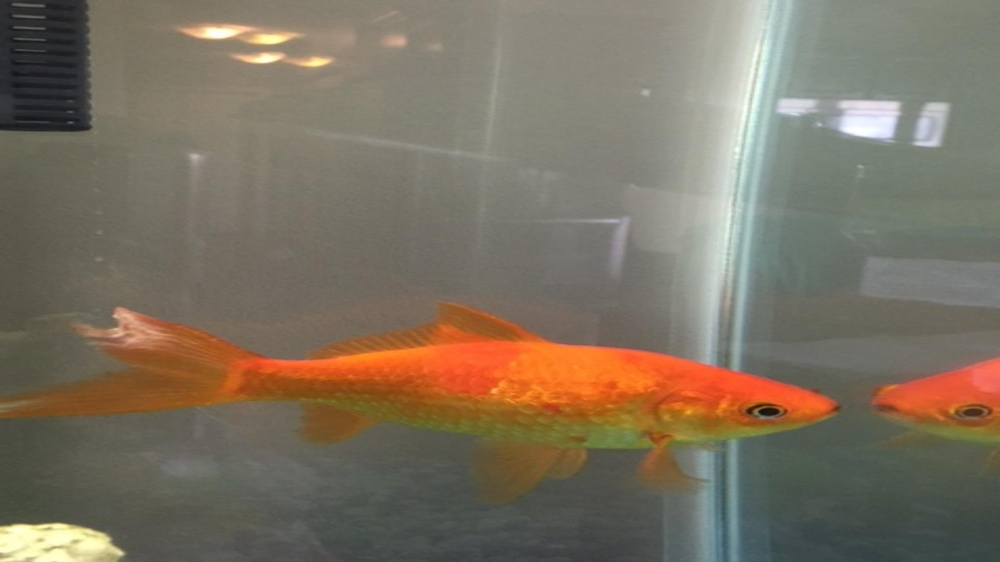
#> input picture preprocessing/yolo_tracking/yolov8/test/images/Image_112fin.JPG, 1000 x 562 px, shrunk from 1920 x 1080 before the run
$ python -i process_images.py   (imports and definitions only)
#> lines starting #> are read from the running program, lines starting #| are printed output that depends on the picture
#> further down, picture is the input picture: shape (562, 1000, 3); mean B, G, R 97, 113.3, 124
import cv2
import os
import argparse
import numpy as np

def sharpen_image(img, sigma=0.25, strength=0.25):
    blurred = cv2.GaussianBlur(img, (0, 0), sigma)
    sharpened = cv2.addWeighted(img, 1.0 + strength, blurred, -strength, 0)
    return sharpened

def apply_clahe(img):
    img_yuv = cv2.cvtColor(img, cv2.COLOR_BGR2YUV)
#> img_yuv: shape (562, 1000, 3); mean of channels 0, 1, 2 114.6, 119.4, 136.3
    clahe = cv2.createCLAHE(clipLimit=2.0, tileGridSize=(8,8))
    img_yuv[:,:,0] = clahe.apply(img_yuv[:,:,0])
#> img_yuv: shape (562, 1000, 3); mean of channels 0, 1, 2 110.9, 119.4, 136.3
    img_output = cv2.cvtColor(img_yuv, cv2.COLOR_YUV2BGR)
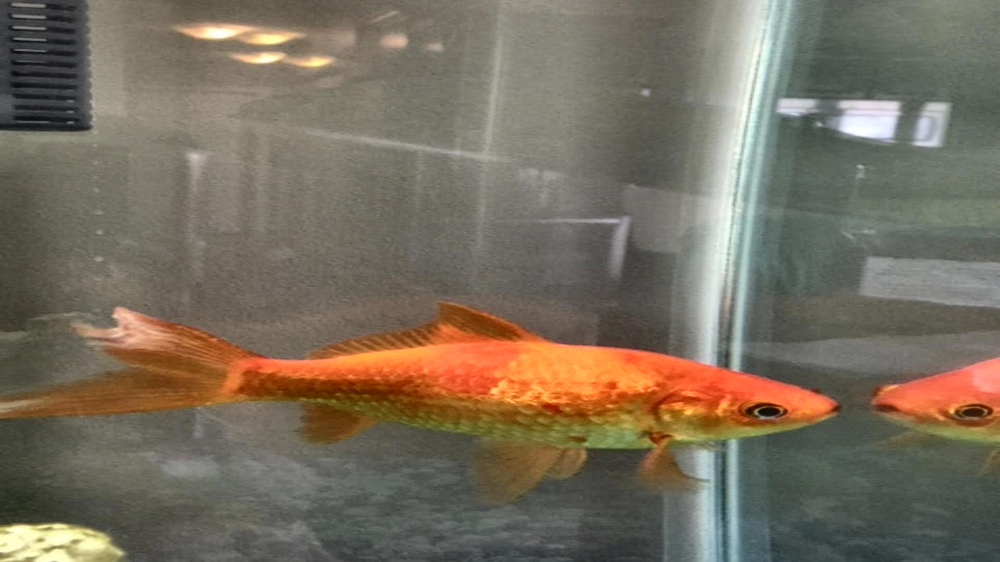
#> img_output: shape (562, 1000, 3); mean B, G, R 93.6, 109.5, 119.6
    return img_output

def process_image(image_path, output_dir, filters):
    try:
        img = cv2.imread(image_path)
        if img is None:
            print(f"Failed to load image at path: {image_path}")
            return
        for name, function in filters.items():
            if function is not None:
                img = function(img)
        os.makedirs(output_dir, exist_ok=True)
        filename = os.path.basename(image_path)
        output_path = os.path.join(output_dir, filename)
        print(f"Saving image to path: {output_path}")
        cv2.imwrite(output_path, img, [cv2.IMWRITE_PNG_COMPRESSION, 0])  # Save in PNG format with no compression
    except Exception as e:
        print(f"An error occurred while processing image at path: {image_path}. Error: {str(e)}")

def process_directory(input_path, output_path, filters):
    for filename in os.listdir(input_path):
        if filename.endswith(('.png', '.jpg', '.jpeg', '.bmp', '.gif')):
            file_path = os.path.join(input_path, filename)
            process_image(file_path, output_path, filters)

# [12 lines not run here, left out]

>>> import cv2
>>> picture = cv2.imread('../yolo_tracking/yolov8/test/images/Image_112fin.JPG')
>>> result = apply_clahe(picture)

$ run again, on preprocessing/yolo_tracking/yolov8/test/images/Image_13ich.JPG
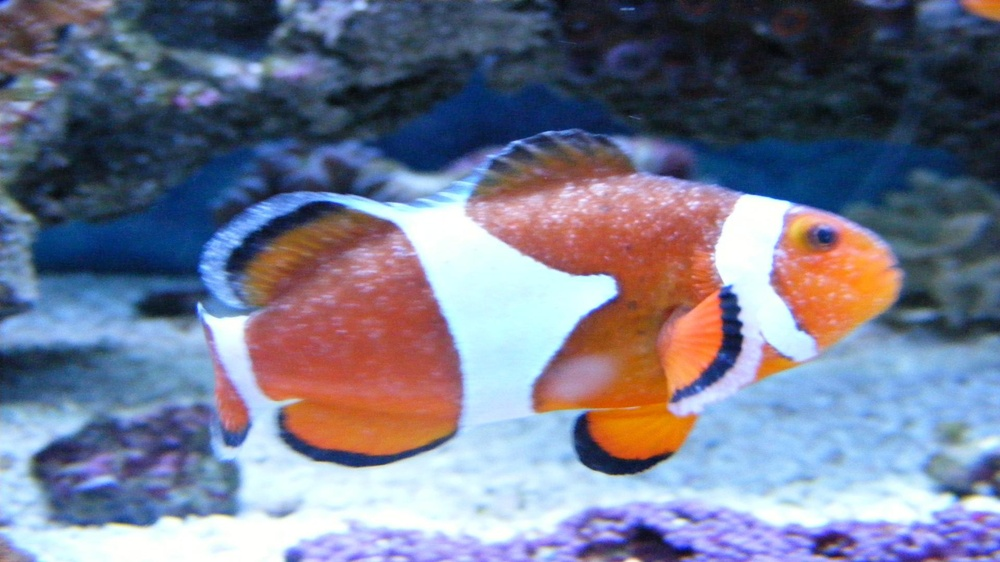
#> input picture preprocessing/yolo_tracking/yolov8/test/images/Image_13ich.JPG, 1000 x 562 px, shrunk from 1920 x 1080 before the run
#> picture is the input picture: shape (562, 1000, 3); mean B, G, R 142.6, 120.4, 116.2
#> in apply_clahe, `img_output = cv2.cvtColor(img_yuv, cv2.COLOR_YUV2BGR)`:
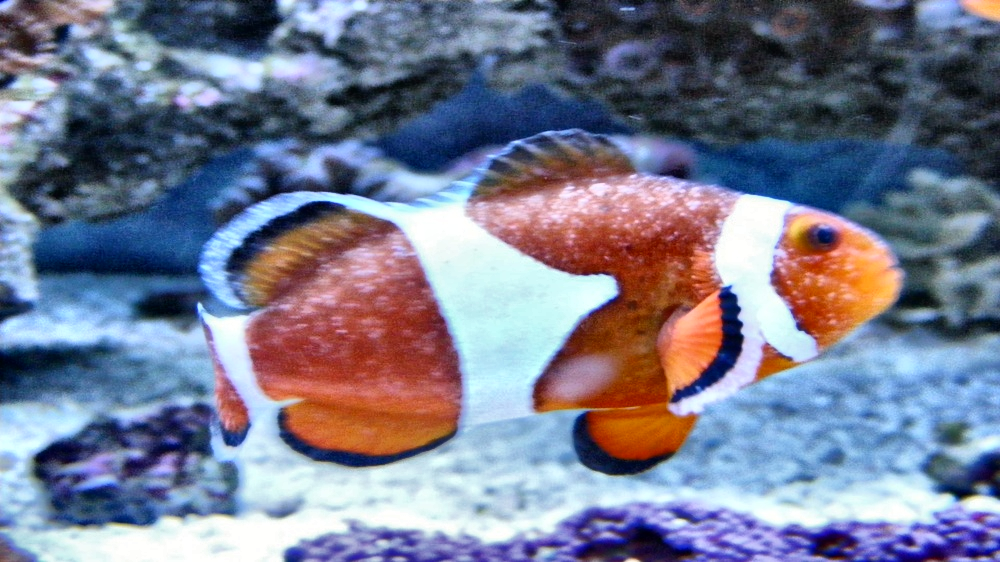
#> img_output: shape (562, 1000, 3); mean B, G, R 144.8, 122.9, 118.6

$ run again, on preprocessing/yolo_tracking/yolov8/test/images/Image_14ich.JPG
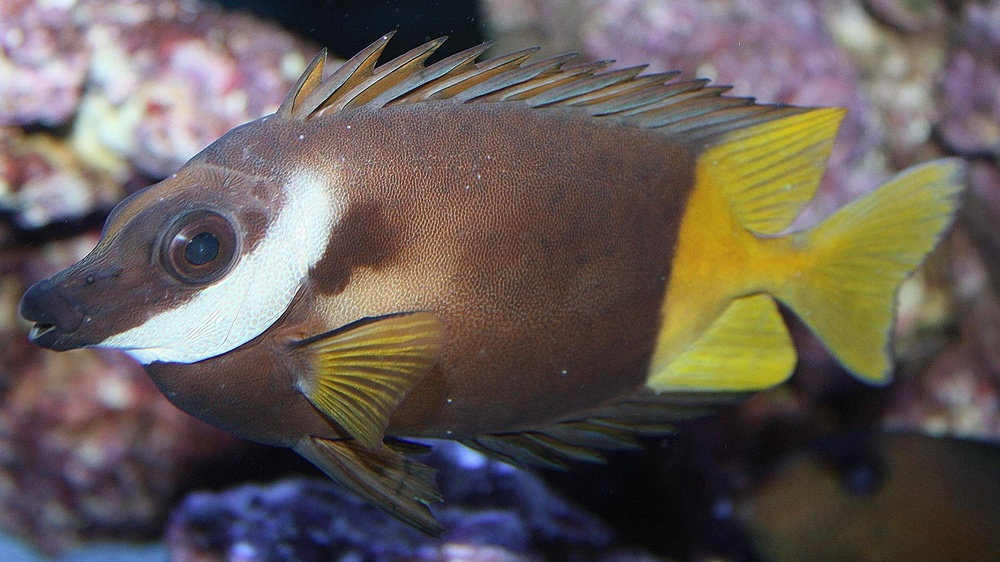
#> input picture preprocessing/yolo_tracking/yolov8/test/images/Image_14ich.JPG, 1000 x 562 px, shrunk from 1920 x 1080 before the run
#> picture is the input picture: shape (562, 1000, 3); mean B, G, R 87.4, 92.7, 102.2
#> in apply_clahe, `img_output = cv2.cvtColor(img_yuv, cv2.COLOR_YUV2BGR)`:
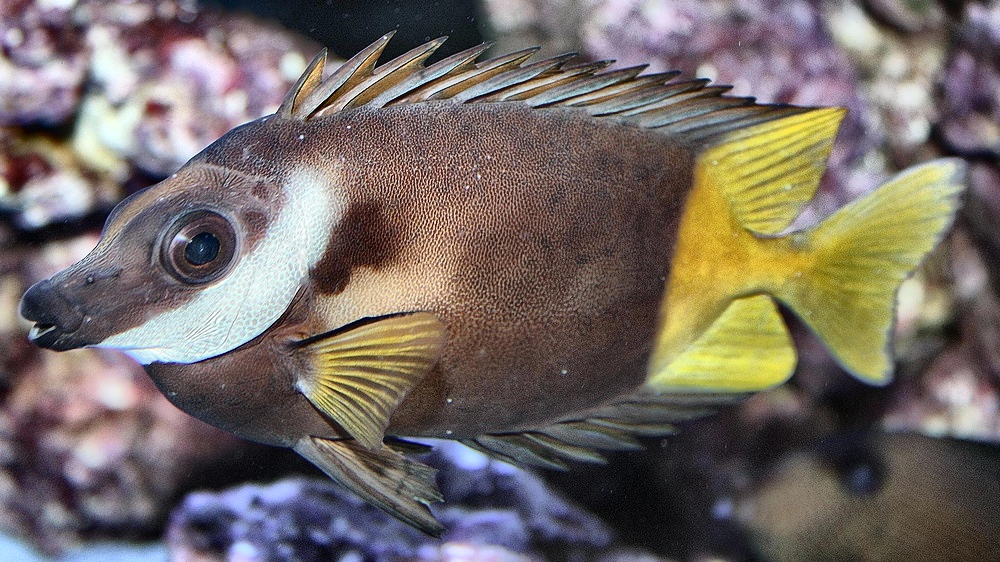
#> img_output: shape (562, 1000, 3); mean B, G, R 101.4, 106.8, 116.3
